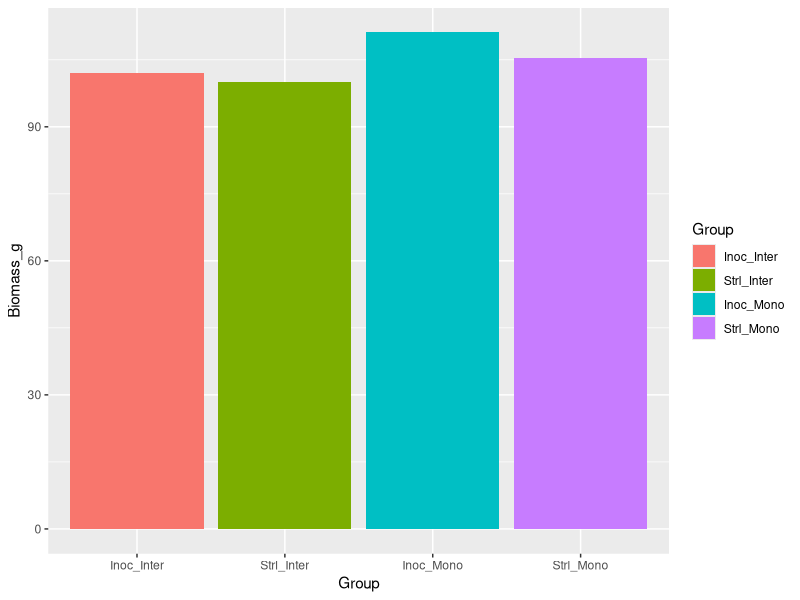
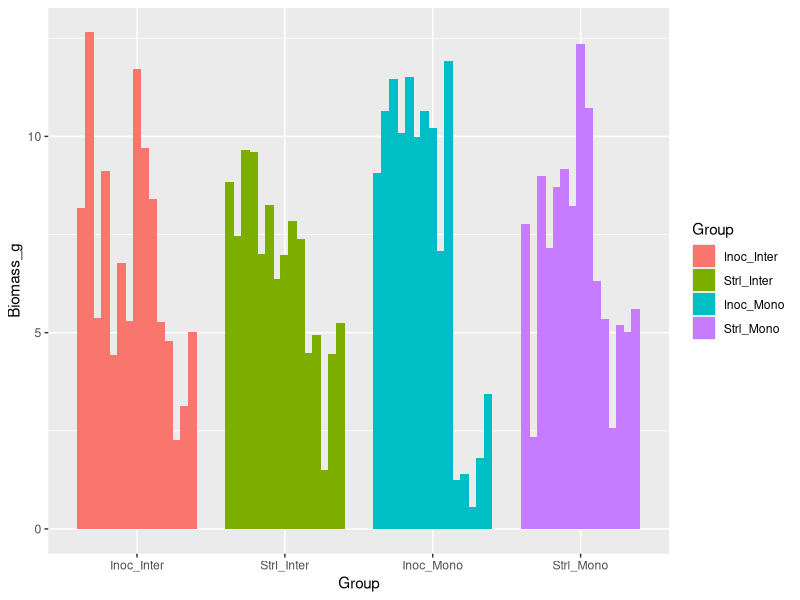
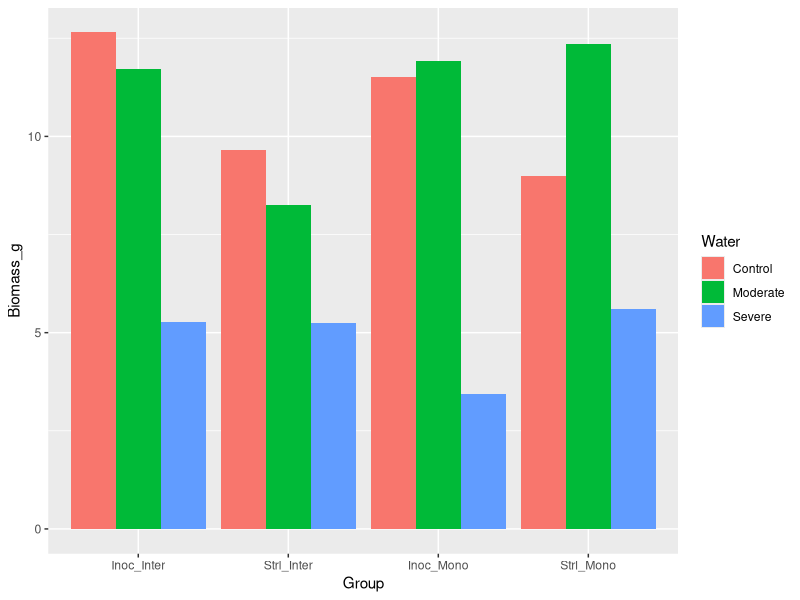
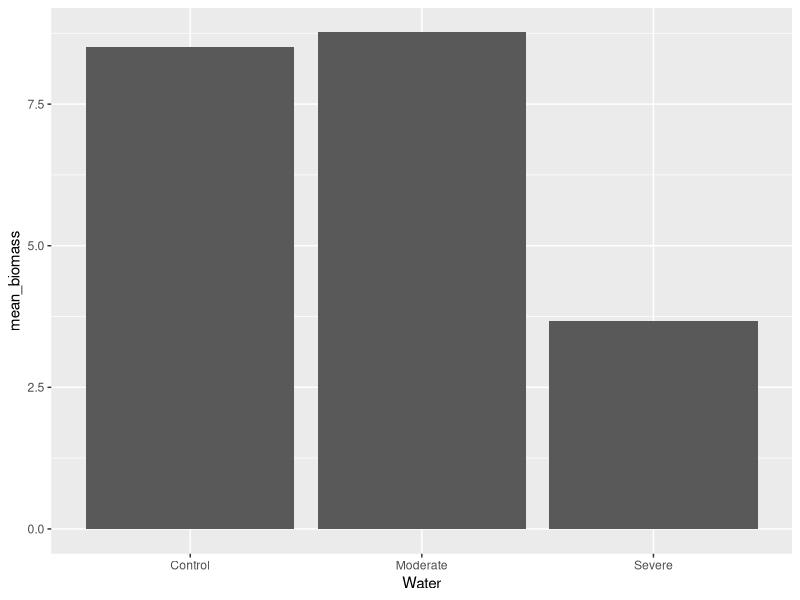

Recreate these plots in R, in order.
## ---- chunk 1
knitr::opts_chunk$set(echo = TRUE)
## ---- chunk 2

library(tidyverse)

## ---- chunk 3
# Without sorting by ppt at all

berries <- read.csv("Biomass/Berry_Weights.csv")

berries <- berries %>%
  mutate(
    Inoculation = factor(Inoculation),
    Polyculture = factor(Polyculture),
    Group = interaction(Inoculation, Polyculture, sep = "_")
  )

ggplot(berries, aes(x = Group, y = Biomass_g, fill = Group)) + 
  geom_col()


## ---- chunk 4
# With each bar individual; as you can see there is a lot of variation, hopefully due to ppt

berries <- read.csv("Biomass/Berry_Weights.csv")

berries <- berries %>%
  mutate(
    Inoculation = factor(Inoculation),
    Polyculture = factor(Polyculture),
    Group = interaction(Inoculation, Polyculture, sep = "_"),
    Rep = factor(row_number())
  )

ggplot(berries, aes(x = Group, y = Biomass_g, fill = Group)) +
  geom_col(aes(group = Rep), position = position_dodge(width = 0.8))

## ---- chunk 5
# With each bar individual and ppt

berries <- read.csv("Biomass/Berry_Weights.csv")

berries <- berries %>%
  mutate(
    Inoculation = factor(Inoculation),
    Polyculture = factor(Polyculture),
    Water = factor(Water, levels = c("Control", "Moderate", "Severe")),
    Group = interaction(Inoculation, Polyculture, sep = "_")
  )

ggplot(berries, aes(x = Group, y = Biomass_g, fill = Water)) +
  geom_col(position = "dodge")

## ---- chunk 6
# Just water

water_means <- berries %>%
  mutate(
    Water = factor(Water, levels = c("Control", "Moderate", "Severe"))
  ) %>%
  group_by(Water) %>%
  summarise(mean_biomass = mean(Biomass_g, na.rm = TRUE),
            .groups = "drop")

ggplot(water_means, aes(x = Water, y = mean_biomass)) +
  geom_col()

